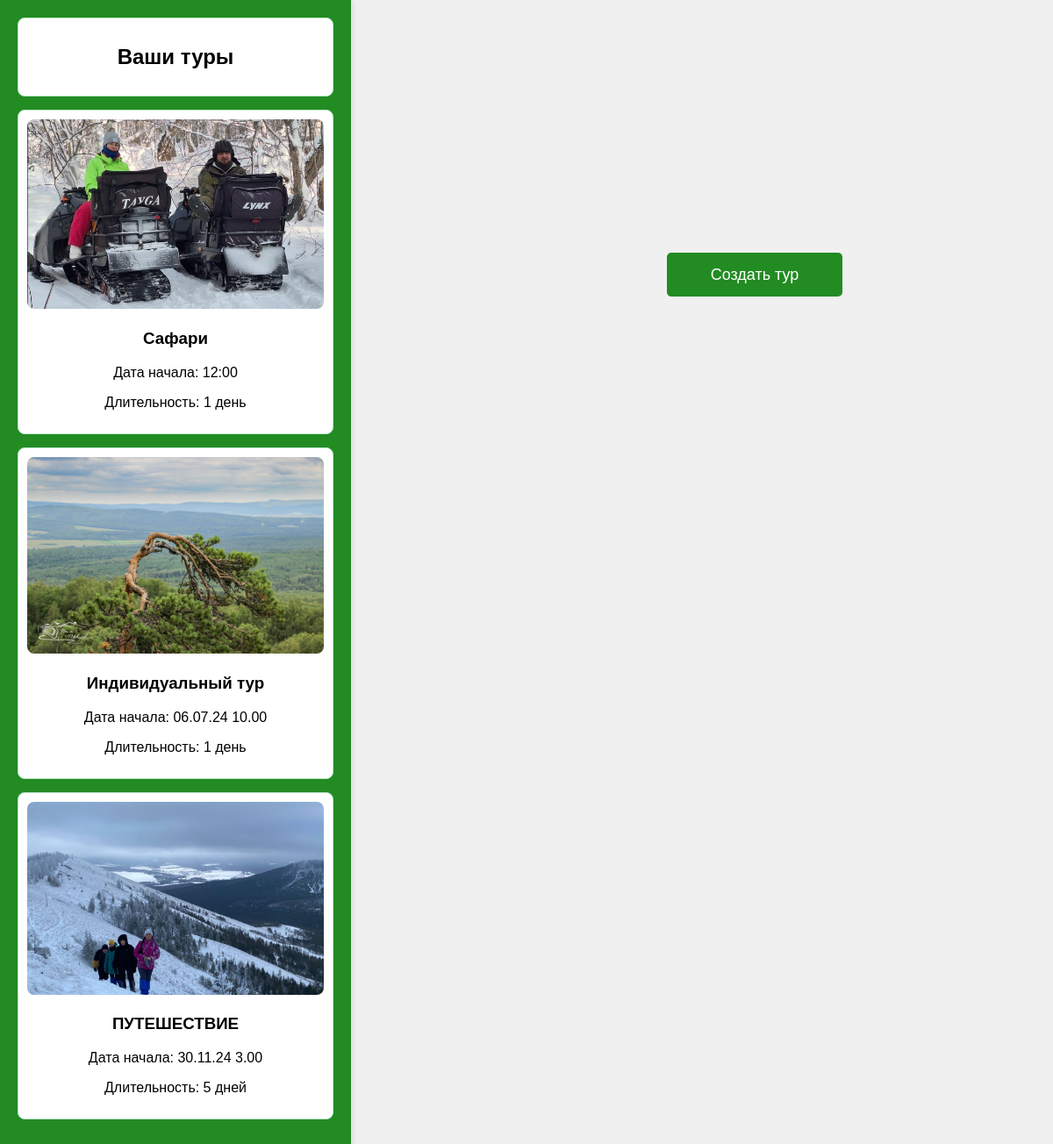
Page /admin (signed in) on the committed database.
### tables this page shows
CREATE TABLE tours (id INTEGER PRIMARY KEY AUTOINCREMENT, title varchar (255), start_time varchar (255), duration varchar (255), route varchar (255), tags varchar (255), tour_agency varchar (255), photo varchar (255), agency_id varchar (255));

### main.py (the view)
@app.get("/admin", response_class=HTMLResponse)
@app.get("/admin/edit_tour/{tour_id}", response_class=HTMLResponse)
@limiter.limit("120/minute")
async def admin_edit_tour(request: Request, tour_id: int = None):
    tour_agency_id = decode_jwt(request.cookies.get("Authorization")).get("tour_agency_id")
    if not tour_agency_id:
        return "NO PERMISSION"
    args = db.get_all_tours_agency(tour_agency_id)
    tour_list = [Tour(*args) for args in args]
    current_tour = db.get_tour_by_id(tour_id)
    current_tour_descriptions = db.get_description_tour(tour_id)
    if tour_id is not None:
        return templates.TemplateResponse(request=request, name="edit_tour.html", context={
            "tours": tour_list,
            "descriptions": TourDescription(*current_tour_descriptions),
            "is_edit": True,
            "current_tour": Tour(*current_tour)
        })
    return templates.TemplateResponse(request=request, name="edit_tour.html", context={
        "tours": tour_list,
        "is_edit": False
    })

### templates/edit_tour.html (shortened to what this page needs)
<!DOCTYPE html>
<html lang="ru">
<head>
    <link rel="stylesheet" href="/static/edit_tour.css">
</head>
<body>
    <div class="container">
        <div class="card-list">
            <div class="card" onclick="window.location.href='/admin'">
            <h2>Ваши туры</h2>
            </div>
            {% for tour in tours %}
            <div class="card" onclick="window.location.href='/admin/edit_tour/{{ tour.id }}'">
                <img src="/static/photo/{{ tour.photo }}" alt="{{ tour.title }}">
                <h3>{{ tour.title }}</h3>
                <p>Дата начала: {{ tour.start_time }}</p>
                <p>Длительность: {{ tour.duration }}</p>
            </div>
            {% endfor %}
        </div>
        {% if is_edit %}
        <div class="form-section">
            <h2>Редактировать тур</h2>
            <form action="/update-tour" method="post" enctype="multipart/form-data">
                <input type="hidden" name="tour_id" value="{{ current_tour.id }}">
                <label for="title">Название тура</label>
                <input value="{{ current_tour.title }}" type="text" id="title" name="title" required>
                <label for="start_time">Дата начала</label>
                <input value="{{ current_tour.start_time }}" type="text" id="start_time" name="start_time" placeholder="дд.мм.гггг чч:мм" required>
                <label for="duration">Длительность</label>
                <input value="{{ current_tour.duration }}" type="text" id="duration" name="duration" placeholder="Количество дней" required>
                <label for="route">Маршрут</label>
                <input value="{{ current_tour.route }}" type="text" id="route" name="route" required>
                <label for="tags">Теги</label>
                <input value="{{ current_tour.tags }}" type="text" id="tags" name="tags" placeholder="Теги через запятую" required>
                <label for="description">Описание</label>
                <textarea id="description" name="description" rows="4">{{ descriptions.description }}</textarea>
                <label for="photos">Добавить фото</label>
                <input type="file" id="photos" name="photos" accept="image/*" multiple>
                <button type="submit">Изменить</button>
                <a type="rem-tour-btn" href="/rem_tour/{{ current_tour.id }}">Удалить тур</a>
            </form>
        </div>
        {% else %}
        <a class="add-tour-btn" href="/add_tour">Создать тур</a>
        {% endif %}
    </div>
</body>
</html>

### static/edit_tour.css (style rules this page uses)
body { font-family: Arial, sans-serif; margin: 0; display: flex; background-color: #f0f0f0; }
.container { display: flex; width: 100%; }
.card-list { width: 30%; background-color: #228B22; padding: 20px; box-shadow: 2px 0 5px rgba(0, 0, 0, 0.1); overflow-y: auto; max-height: 100vh; }
.card-list h2 { text-align: center; }
.card { background-color: #ffffff; border: 1px solid #b7e4c7; margin-bottom: 15px; padding: 10px; text-align: center; border-radius: 8px; cursor: pointer; }
.card img { width: 100%; height: auto; border-radius: 8px; }
.add-tour-btn { display: flex; justify-content: center; align-items: center; width: 200px; height: 50px; background-color: #228B22; color: white; text-align: center; border-radius: 5px; text-decoration: none; font-size: 18px; margin-top: 24%; margin-left: 30%; }

### rows in the picture
tours: photo (picture), title "Сафари", start_time "12:00", duration "1 день"
tours: photo (picture), title "Индивидуальный тур", start_time "06.07.24 10.00", duration "1 день"
tours: photo (picture), title "ПУТЕШЕСТВИЕ", start_time "30.11.24 3.00", duration "5 дней"
